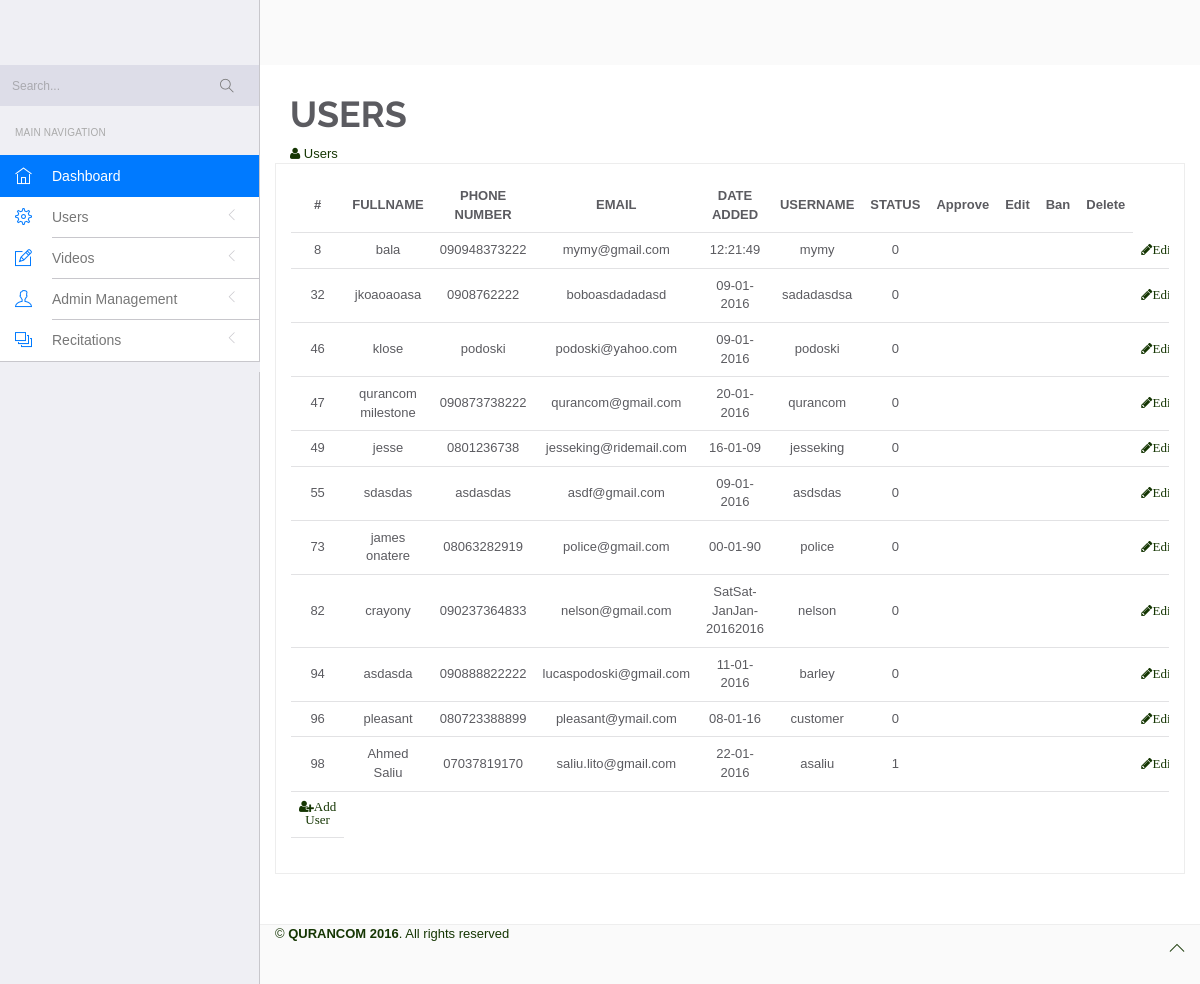
Page /index.php/users/manageUsers on the committed database.
### tables this page shows
CREATE TABLE IF NOT EXISTS `registration` (
  `id` int(50) NOT NULL,
  `fullname` varchar(150) NOT NULL,
  `phone_number` varchar(150) NOT NULL,
  `email` varchar(150) NOT NULL,
  `date_added` varchar(150) NOT NULL,
  `username` varchar(50) NOT NULL,
  `password` varchar(50) NOT NULL,
  `status` int(10) NOT NULL,
  PRIMARY KEY (`id`),
  UNIQUE KEY `username` (`username`)
);

### application/controllers/users.php (called while the page is built, shortened)
<?php
class users extends CI_Controller
{
    public function __construct()
    {
        $this->load->helper(array('form', 'url'));
    }
    public function manageUsers(){
        $data['allUsers'] = $this->users_model->get_users();
        $this->load->view('admin/manage_users',$data);
    }
}

### index.php (called while the page is built, shortened)
<?php
require_once BASEPATH.'core/CodeIgniter.php';

### application/models/users_model.php (called while the page is built, shortened)
<?php
class users_model extends CI_Model
{
    public function  get_users()
    {
        $query = $this->db->get('registration');
        return $query->result();
    }
}

### application/views/admin/manage_users.php (the view, shortened to what this page needs)
<body>
<div id="app">
<div class="sidebar app-aside" id="sidebar">
    <div class="sidebar-container perfect-scrollbar">
        <nav>
            <div class="search-form">
                <form class="navbar-form" role="search">
                    <div class="form-group">
                        <input type="text" class="form-control" placeholder="Search...">
                        <button class="btn search-button" type="submit">
                            <i class="ti-search"></i>
                        </button>
                    </div>
                </form>
            </div>
            <div class="navbar-title">
                <span>Main Navigation</span>
            </div>
            <ul class="main-navigation-menu">
                <li class="active open">
                    <a href="<?php echo base_url('users/adminHome');?>">
                        <div class="item-content">
                            <div class="item-media">
                                <i class="ti-home"></i>
                            </div>
                            <div class="item-inner">
                                <span class="title"> Dashboard </span>
                            </div>
                        </div>
                    </a>
                </li>
                <li>
                    <a href="<?php echo base_url('users/manageUsers');?>">
                        <div class="item-content">
                            <div class="item-media">
                                <i class="ti-settings"></i>
                            </div>
                            <div class="item-inner">
                                <span class="title"> Users </span><i class="icon-arrow"></i>
                            </div>
                        </div>
                    </a>
                </li>
                <li>
                    <a href="<?php echo base_url('users/manageVideos');?>">
                        <div class="item-content">
                            <div class="item-media">
                                <i class="ti-pencil-alt"></i>
                            </div>
                            <div class="item-inner">
                                <span class="title"> Videos </span><i class="icon-arrow"></i>
                            </div>
                        </div>
                    </a>
                </li>
                <li>
                    <a href="<?php echo base_url('users/manageAdmin');?>">
                        <div class="item-content">
                            <div class="item-media">
                                <i class="ti-user"></i>
                            </div>
                            <div class="item-inner">
                                <span class="title"> Admin Management   </span><i class="icon-arrow"></i>
                            </div>
                        </div>
                    </a>
                </li>
                <li>
                    <a href="<?php echo base_url('users/manageRecite');?>">
                        <div class="item-content">
                            <div class="item-media">
                                <i class="ti-layers-alt"></i>
                            </div>
                            <div class="item-inner">
                                <span class="title"> Recitations </span><i class="icon-arrow"></i>
                            </div>
                        </div>
                    </a>
                </li>
            </ul>
        </nav>
    </div>
</div>
<div class="app-content">
<div class="main-content" >
<div class="wrap-content container" id="container">
<div class="container-fluid container-fullw bg-white">
    <h1><strong><p class="success"> USERS</p></strong></h1>
    <a id='add' href='#'class='fa fa-user'></a> Users
    <div class="row">
            <div class="panel panel-white no-radius text-center">
                <div class="panel-body">
                    <form id="myform2" action="adminEdit" method="post">
                        <div class="table-responsive">
                            <table class="table">
                                <tr> <td ><strong>#</strong> </td> <td colspan="3"><strong>FULLNAME</strong></td> <td colspan="2"><strong>PHONE NUMBER</strong></td> <td colspan="2"><strong>EMAIL</strong></td>  <td colspan="2"><strong>DATE ADDED</strong></td> <td colspan="2"><strong>USERNAME</strong></td> <td colspan="2"><strong>STATUS</strong></td>
                                    <td colspan="2"><strong>Approve</strong></td>  <td colspan="2"><strong>Edit</strong></td> <td colspan="2"><strong>Ban</strong></td> <td colspan="2"><strong>Delete</strong></td> </tr>
                                <?php foreach ($allUsers as $obj)
                                {
                                    echo"<tr>";
                                    echo "<td colspan=2>".$obj->id."</td>";
                                    echo "<td colspan=2>".$obj->fullname."</td>";
                                    echo "<td colspan=2>".$obj->phone_number."</td>";
                                    echo "<td colspan=2>".$obj->email."</td>";
                                    echo "<td colspan=2>".$obj->date_added."</td>";
                                    echo "<td colspan=2>".$obj->username."</td>";
                                    echo "<td colspan=2>".$obj->status."</td>";
                                    echo "<td colspan=2>".$obj->approve."</td>";
                                    echo "<td colspan=2>".$obj->edit."</td>";
                                    echo "<td colspan=2>".$obj->ban."</td>";
                                    echo "<td colspan=2>".$obj->delet."</td>";
                                    echo "<td colspan=2><a href='adminEdit?id=$obj->id;' class='fa fa-pencil'>Edit</a></td>";
                                    echo"</tr>";
                                }
                                echo "<td><a id='add' href='#'class='fa fa-user-plus'  data-toggle='modal' data-target='.bs-example-modal-sm'>Add User</a></td>";
                                ?>
                            </table>
                    </div>
                    </form>
                </div>
             </div>
    </div>
</div>
<footer>
    <div class="footer-inner">
        <div class="pull-left">
            &copy; <span class="current-year"></span><span class="text-bold text-uppercase">  Qurancom 2016</span>. <span>All rights reserved</span>
        </div>
        <div class="pull-right">
            <span class="go-top"><i class="ti-angle-up"></i></span>
        </div>
    </div>
</footer>
</div>
</body>
</html>

### assets/admin/admin_resource/css/mystyle.css (style rules this page uses)
input { display:inline !important; }
input, textarea, keygen, select, button { text-rendering: auto; letter-spacing: normal; word-spacing: normal; text-transform: none; text-indent: 0px; text-shadow: none; display: inline !important; text-align: start; margin: 0em 0em 0em 0em; font: 13px Arial; }
textarea, keygen, select, button, meter, progress { -webkit-writing-mode: horizontal-tb; }
#sidebar nav > ul > li > a .item-media > i { color: #153603 !important; }
body { color:#153603; direction: ltr; overflow-x: hidden; height: 100%; font-family: Helvetica, Arial, sans-serif; font-size: 13px; padding: 0; margin: 0; background: #f7f7f8; -webkit-font-smoothing: antialiased !important; }
a { color: #153603; }

### assets/admin/admin_resource/css/plugins.css (style rules this page uses)
.perfect-scrollbar { overflow-y: hidden !important; }

### assets/admin/admin_resource/css/themes/theme-1.css (style rules this page uses)
body { background: #FAFAFA; }
#sidebar { background: #EFEFF4 !important; }
#sidebar:before { border-right-width: "1px" !important; border-right-style: solid; border-right-color: #c8c7cc !important; }
#sidebar nav { border-right-width: "1px" !important; border-right-style: solid; border-right-color: #c8c7cc !important; }
#sidebar nav .navbar-title { color: #aaaaaa; }
#sidebar nav > ul { background: #ffffff !important; border-bottom-color: #c8c7cc !important; border-top-color: #c8c7cc !important; }
#sidebar nav > ul > li > a .item-media > i { color: #007aff !important; }
#sidebar nav > ul > li > a .item-inner { color: #777 !important; border-bottom-color: #c8c7cc; }
#sidebar nav > ul > li.open { background: #f2f2f2 !important; }
#sidebar nav > ul > li.active { background: #007aff !important; }
@media (min-width: 992px) { #sidebar nav > ul > li.active:before { border-right-color: #c8c7cc !important; } }
@media (min-width: 992px) { #sidebar nav > ul > li.active:after { border-right-color: #FAFAFA !important; } }
#sidebar nav > ul > li.active > a .item-inner { color: #ffffff !important; }
#sidebar nav > ul > li.active > a .item-media > i { color: #ffffff !important; }
#sidebar nav ul > li.open { background: #f2f2f2; }
.navbar-form { background: #dddde8 !important; }
.navbar-form .search-button { color: #777; }
.navbar-form .form-control { background: transparent !important; }

### rows in the picture
registration: id "8", fullname "bala", phone_number "090948373222", email "mymy@gmail.com", date_added "12:21:49", username "mymy", status "0"
registration: id "32", fullname "jkoaoaoasa", phone_number "0908762222", email "boboasdadadasd", date_added "09-01-2016", username "sadadasdsa", status "0"
registration: id "46", fullname "klose", phone_number "podoski", email "podoski@yahoo.com", date_added "09-01-2016", username "podoski", status "0"
registration: id "47", fullname "qurancom milestone", phone_number "090873738222", email "qurancom@gmail.com", date_added "20-01-2016", username "qurancom", status "0"
registration: id "49", fullname "jesse", phone_number "0801236738", email "jesseking@ridemail.com", date_added "16-01-09", username "jesseking", status "0"
registration: id "55", fullname "sdasdas", phone_number "asdasdas", email "asdf@gmail.com", date_added "09-01-2016", username "asdsdas", status "0"
registration: id "73", fullname "james onatere", phone_number "08063282919", email "police@gmail.com", date_added "00-01-90", username "police", status "0"
registration: id "82", fullname "crayony", phone_number "090237364833", email "nelson@gmail.com", date_added "SatSat-JanJan-20162016", username "nelson", status "0"
registration: id "94", fullname "asdasda", phone_number "090888822222", email "lucaspodoski@gmail.com", date_added "11-01-2016", username "barley", status "0"
registration: id "96", fullname "pleasant", phone_number "080723388899", email "pleasant@ymail.com", date_added "08-01-16", username "customer", status "0"
registration: id "98", fullname "Ahmed Saliu", phone_number "07037819170", email "saliu.lito@gmail.com", date_added "22-01-2016", username "asaliu", status "1"
